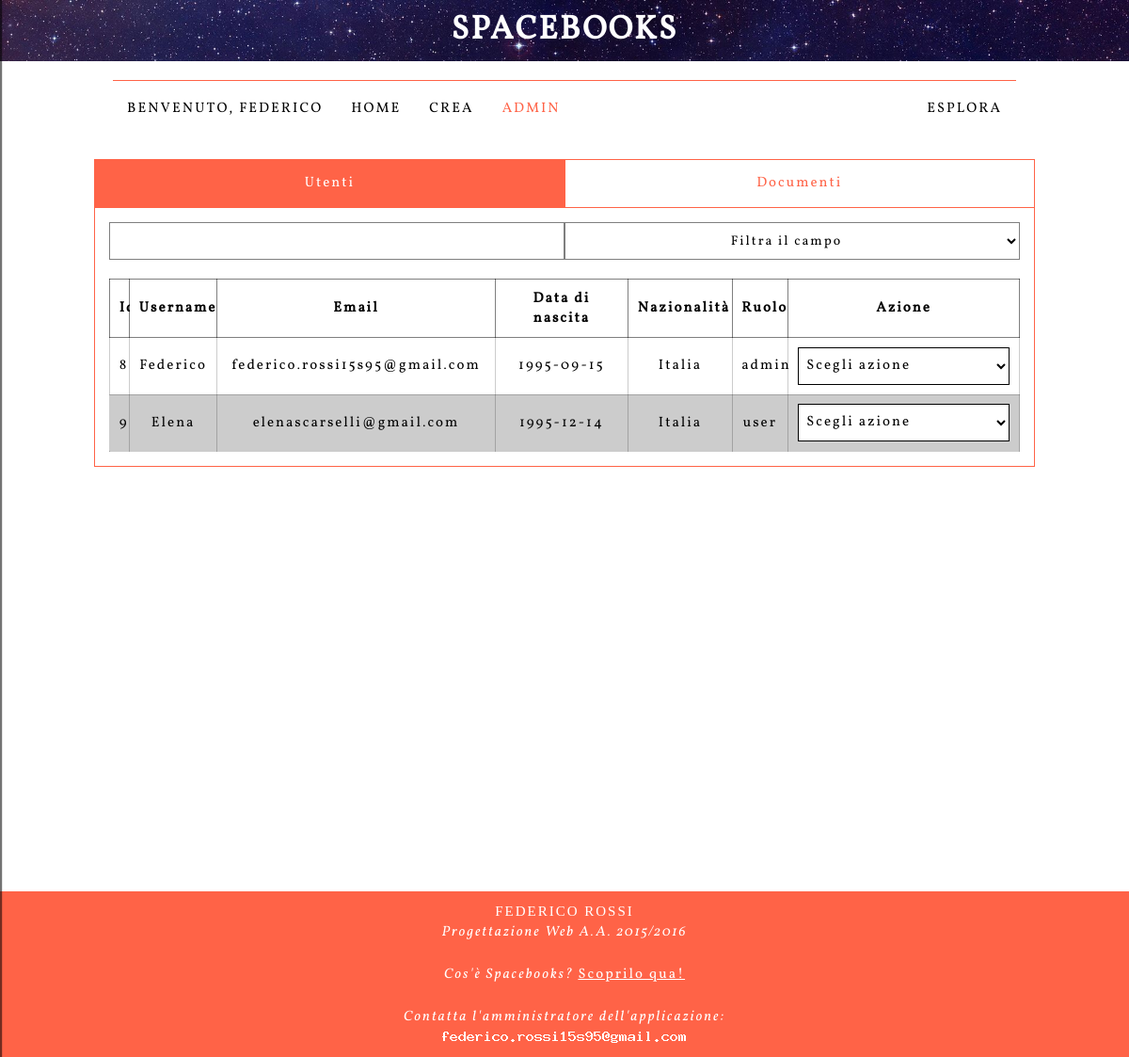
/authority.php (signed in), run on an earlier commit of the app's database.
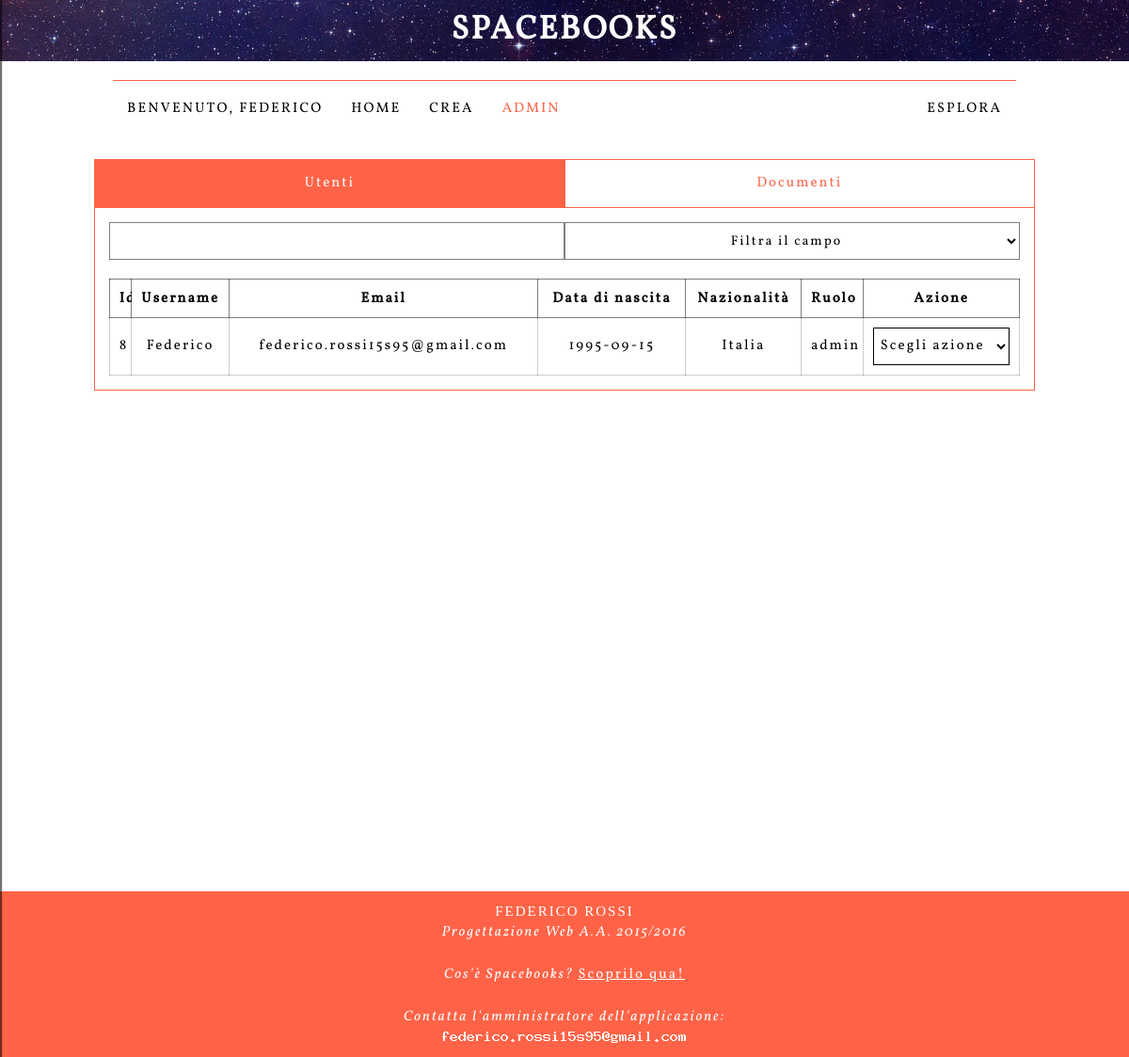
And on a later commit of the database.
### tables this page shows
CREATE TABLE `user` (
  `id` int(11) NOT NULL AUTO_INCREMENT,
  `username` varchar(45) NOT NULL,
  `password` varchar(255) NOT NULL,
  `email` varchar(80) NOT NULL,
  `name` varchar(45) DEFAULT NULL,
  `surname` varchar(45) DEFAULT NULL,
  `birthdate` date DEFAULT NULL,
  `country` varchar(45) DEFAULT NULL,
  `credits` float NOT NULL DEFAULT '10',
  `picture` varchar(255) NOT NULL DEFAULT './img/default.png',
  `role` varchar(45) NOT NULL DEFAULT 'user',
  PRIMARY KEY (`id`),
  UNIQUE KEY `username_UNIQUE` (`username`),
  UNIQUE KEY `email_UNIQUE` (`email`)
);

### php/partials/secured.php (called while the page is built, shortened)
<?php
	session_start();
	if(isset($_SESSION['user']) && $_SESSION['user'])
		$user = $_SESSION['user'];

### php/lib/model/User.php (called while the page is built, shortened)
<?php
class User {
	private $id;
	public function __wakeup() {
		$this->refresh();
	}
	public static function read($id) {
		global $db;
		$stmnt = $db->prepare("SELECT * FROM user WHERE id=?");
		$stmnt->bind_param("i",$id);
		$stmnt->execute();
		$result = $stmnt->get_result();
		$user = $result->fetch_object('User');
		return $user;
	}
	public static function fetchAll() {
		global $db;
		$stmnt = $db->prepare("SELECT * FROM user");
		$stmnt->execute();
		$result = $stmnt->get_result();
		$users = array();
		while($userObj = $result->fetch_object("User"))
			array_push($users, $userObj);
		return $users;
	}
	public function __get($field) {
		return $this->$field;
	}
	public function refresh() {
		$usr = User::read($this->id);
	}
}

### php/partials/superSecured.php (called while the page is built, shortened)
<?php
	require __DIR__ . "/secured.php";

### authority.php (the view, shortened to what this page needs)
<?php
	include "./php/partials/superSecured.php";
?>
<!DOCTYPE html>
<html lang="it">
<?php
	include "./php/partials/header.php";
	include "./php/partials/body.php";
	$users = User::fetchAll();
?>
		<main id="authorityFragmentContainer">
			<?php if($user->role == "admin") { ?>
			<article data-fragment data-name="Utenti">
				<form class="combo">
					<input class="light" type="search" id="userFilter">
					<select class="light" id="userSelector"></select>
				</form>
				<table class="userTable">
					<thead>
						<th>Id</th>
						<th>Username</th>
						<th>Email</th>
						<th>Data di nascita</th>
						<th>Nazionalità</th>
						<th>Ruolo</th>
						<th>Azione</th>
					</thead>
					<tbody id="userTable">
						<?php
							foreach ($users as $tmp) {
								echo "
									<tr>
										<td>$tmp->id</td>
										<td>$tmp->username</td>
										<td>$tmp->email</td>
										<td><time datetime='$tmp->birthdate'>$tmp->birthdate</time></td>
										<td>$tmp->country</td>
										<td>$tmp->role</td>
										<td>
											<select onchange='action(this)' data-id='$tmp->id' data-model='user'>
												<option value='-1'>Scegli azione</option>";
								echo "
												<option value='2'>Rimuovi</option>
											</select>
										</td>
									</tr>
								";
							}
					?>
					</tbody>
				</table>
			</article>
			<?php } ?>
		</main>
	<?php include("./php/partials/footer.php");?>
	</body>
</html>

### php/partials/body.php (shortened to what this page needs)
<body onload="bodyMain(superBody);" id="superBody">
	<header>
		<h1><a href="./">Spacebooks</a></h1>
	</header>
	<nav>
		<ul id="nav">
			<li id="logo"><a href="./home.php">SPACEBOOKS</a></li>
			<li <?php if($thisUrl == "/profile.php") echo "class='active' " ?> id="picture"><a id="toggleProfile" href="#profile"><img src="<?= $user->picture ?>" alt="Profile">Benvenuto, <?= " " . $user->username ?></a></li>
			<?php
				foreach ($menuVoices as $name => $address) {
					if($name == "modera" && $user->role != "moderator") continue;
					$name = ucfirst($name);
					echo "<li ";
					if($address == $thisUrl) echo "class='active'";
					echo "><a href='.$address' >$name</a></li>";
				}
			?>
			<li class="right" id="searchButton"><a id="toggleSearch" href="#search">Esplora</a></li>
		</ul>
	</nav>

What changed in the data, as far as the page shows it:
removed user: id "9", username "Elena", email "elenascarselli@gmail.com", birthdate "1995-12-14", country "Italia", role "user", id "Scegli azione"
